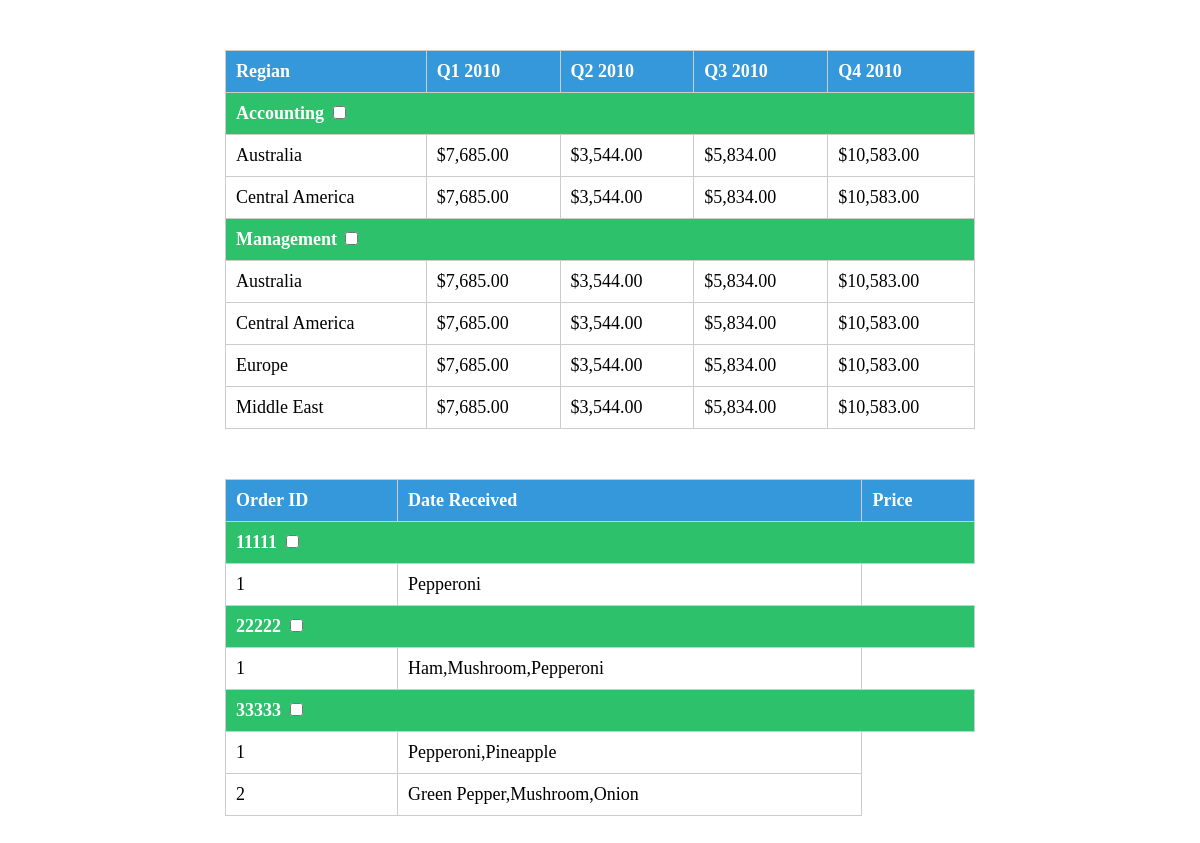
Screenshot of /new_table.php with the database file from the repository.
### tables this page shows
CREATE TABLE orders (orderId int,
					 dateReceived date,
					 emailAddr char(40),
					 totalPrice int(6),
					 isComplete boolean NOT NULL DEFAULT 0,
                     order_timestamp timestamp default current_timestamp,
					 PRIMARY KEY (orderId),
					 FOREIGN KEY (emailAddr)
					 REFERENCES pizza_users(emailAddr));

### new_table.php (the view, shortened to what this page needs)
<table>
	<thead>
		<tr>
			<th>Regian</th>
			<th>Q1 2010</th>
			<th>Q2 2010</th>
			<th>Q3 2010</th>
			<th>Q4 2010</th>
		</tr>
	</thead>
	<tbody>
		<tbody class="labels">
			<tr>
				<td colspan="5">
					<label for="accounting">Accounting</label>
					<input type="checkbox" name="accounting" id="accounting" data-toggle="toggle">
				</td>
			</tr>
		</tbody>
		<tbody class="hide">
			<tr>
				<td>Australia</td>
				<td>$7,685.00</td>
				<td>$3,544.00</td>
				<td>$5,834.00</td>
				<td>$10,583.00</td>
			</tr>
			<tr>
				<td>Central America</td>
				<td>$7,685.00</td>
				<td>$3,544.00</td>
				<td>$5,834.00</td>
				<td>$10,583.00</td>
			</tr>
		</tbody>
		<tbody class="labels">
			<tr>
				<td colspan="5">
					<label for="management">Management</label>
					<input type="checkbox" name="management" id="management">
				</td>
			</tr>
		</tbody>
		<tbody class="hide">
			<tr>
				<td>Australia</td>
				<td>$7,685.00</td>
				<td>$3,544.00</td>
				<td>$5,834.00</td>
				<td>$10,583.00</td>
			</tr>
			<tr>
				<td>Central America</td>
				<td>$7,685.00</td>
				<td>$3,544.00</td>
				<td>$5,834.00</td>
				<td>$10,583.00</td>
			</tr>
			<tr>
				<td>Europe</td>
				<td>$7,685.00</td>
				<td>$3,544.00</td>
				<td>$5,834.00</td>
				<td>$10,583.00</td>
			</tr>
			<tr>
				<td>Middle East</td>
				<td>$7,685.00</td>
				<td>$3,544.00</td>
				<td>$5,834.00</td>
				<td>$10,583.00</td>
			</tr>
		</tbody>
	</tbody>
</table>
<?php
 require_once('pdo_config.php');
     $sql = "SELECT orderId FROM orders WHERE isComplete = 0";
     $sql2 = "SELECT pizzaNumber, GROUP_CONCAT(topping) as toppings from orderdetails natural join orders where orderId= :orderId group by pizzaNumber  order by pizzaNumber asc";
            $stmt = $conn->prepare($sql);
            $stmt->execute();
             $result=$stmt->fetchAll();
             echo "<table>";
             echo "<tr><th>Order ID</th><th>Date Received</th><th>Price</th></tr></thead><tbody>";
            foreach($result as $row) {
            	$id = $row['orderId'];
            	echo "<tbody class ='labels'><tr>
				<td colspan='5'><label for='".$id."'>".$id."</label>
				<input type='checkbox' name='".$id."' id='".$id."' class='orderCB'></td></tr></tbody>";
				     $stmt2 = $conn->prepare($sql2);
             		$stmt2->bindvalue(':orderId',$id);
           		    $stmt2->execute();
                   $result2=$stmt2->fetchAll();
				foreach($result2 as $row2){
					echo "<tbody class='hide'>
			        <tr> <td>".$row2['pizzaNumber']."</td>
			        <td>".$row2['toppings']."</td></tr></tbody>";
				}
			}
			echo "</tbody></table>";
 ?>

### new_table.php (style rules this page uses)
table { width: 750px; border-collapse: collapse; margin:50px auto; }
th { background: #3498db; color: white; font-weight: bold; }
td, th { padding: 10px; border: 1px solid #ccc; text-align: left; font-size: 18px; }
.labels tr td { background-color: #2cc16a; font-weight: bold; color: #fff; }

### rows the page displays
orders: orderId "11111", pizzaNumber "1", toppings "Pepperoni"
orders: orderId "22222", pizzaNumber "1", toppings "Ham,Mushroom,Pepperoni"
orders: orderId "33333", pizzaNumber "1", toppings "Pepperoni,Pineapple", pizzaNumber "2", toppings "Green Pepper,Mushroom,Onion"
